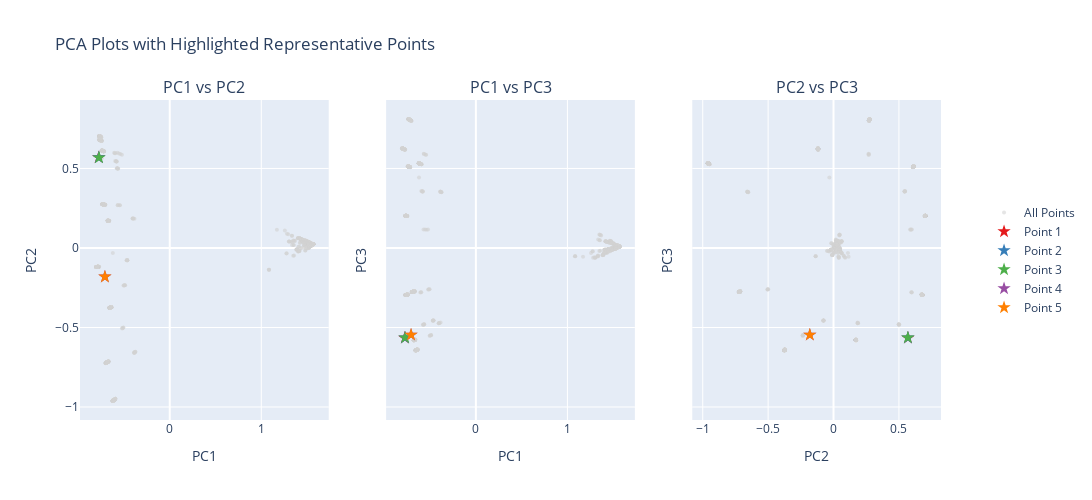
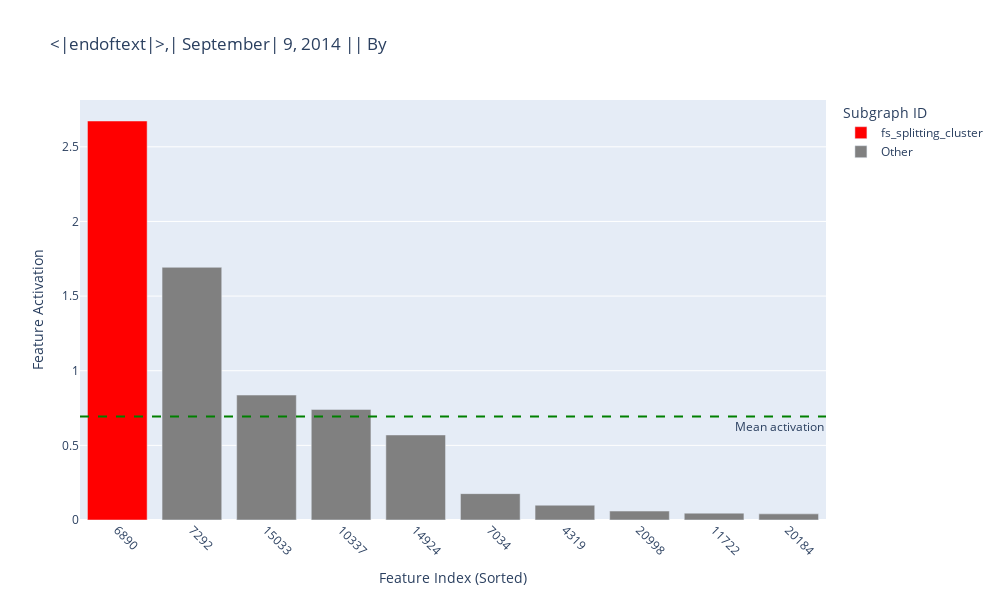
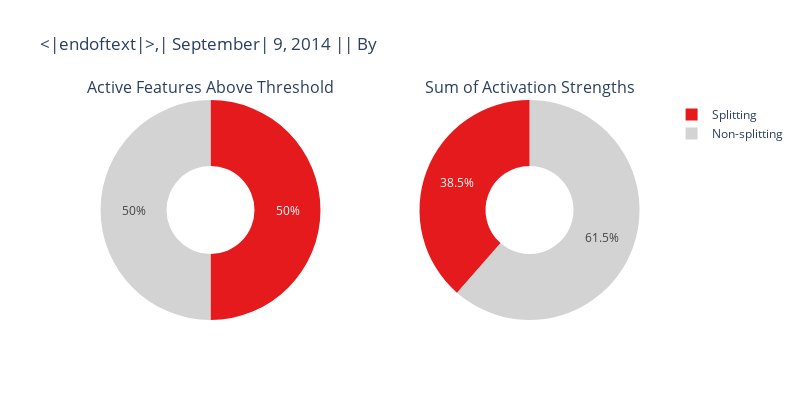
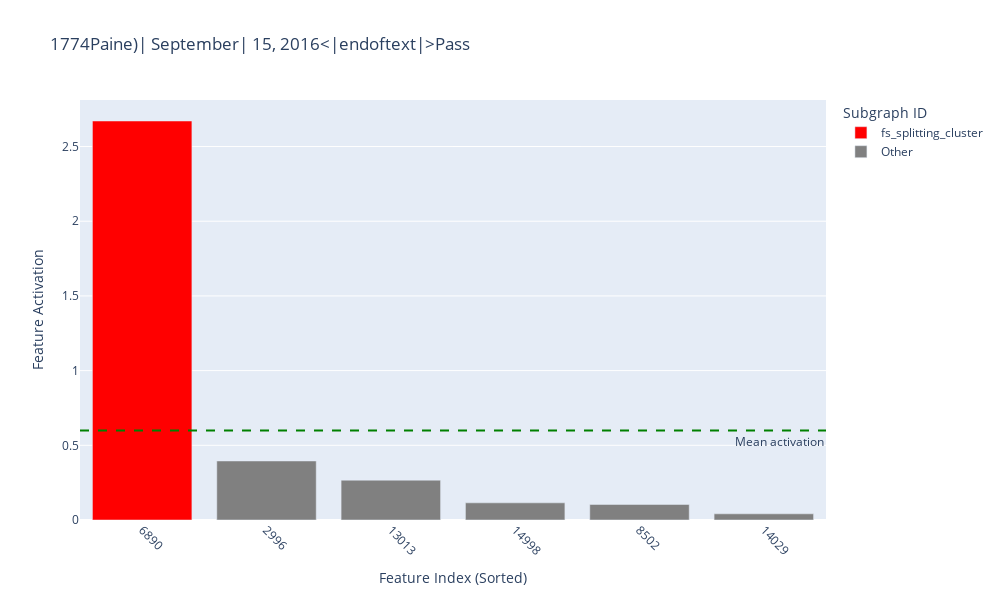

The cell these charts' notebook holds for them, in order:
### Code cell
# Usage example:
# pca_df, _ = perform_pca_on_results(results)
# analyze_representative_points(
#     results=results,
#     fs_splitting_nodes=fs_splitting_nodes,
#     fs_splitting_cluster=fs_splitting_cluster,
#     activation_threshold=activation_threshold,
#     node_df=node_df,
#     results_path=results_path,
#     pca_df=pca_df,
#     save_figs=True,
#     pca_path=pca_path,
# )

### Figure 1 — Plotly figure (JSON) as saved in the notebook; plotly's stock layout.template omitted (floating-point values rounded to 4 significant figures; data arrays with more than 128 entries replaced by an {"elided": "..."} marker saying what was removed)
{"data": [{"marker": {"color": "lightgrey", "opacity": 0.6, "size": 4}, "mode": "markers", "name": "All Points", "showlegend": true, "type": "scatter", "x": {"elided": "1676 float values"}, "xaxis": "x", "y": {"elided": "1676 float values"}, "yaxis": "y"}, {"hoverinfo": "text", "marker": {"color": "rgb(228,26,28)", "size": 10, "symbol": "star"}, "mode": "markers", "name": "Point 1", "showlegend": true, "text": "<|endoftext|>,| September| 9, 2014 || By", "type": "scatter", "x": [-0.7764], "xaxis": "x", "y": [0.5694], "yaxis": "y"}, {"hoverinfo": "text", "marker": {"color": "rgb(55,126,184)", "size": 10, "symbol": "star"}, "mode": "markers", "name": "Point 2", "showlegend": true, "text": "1774Paine)| September| 15, 2016<|endoftext|>Pass", "type": "scatter", "x": [-0.7748], "xaxis": "x", "y": [0.569], "yaxis": "y"}, {"hoverinfo": "text", "marker": {"color": "rgb(77,175,74)", "size": 10, "symbol": "star"}, "mode": "markers", "name": "Point 3", "showlegend": true, "text": " three-team race in| September|, it", "type": "scatter", "x": [-0.7726], "xaxis": "x", "y": [0.5685], "yaxis": "y"}, {"hoverinfo": "text", "marker": {"color": "rgb(152,78,163)", "size": 10, "symbol": "star"}, "mode": "markers", "name": "Point 4", "showlegend": true, "text": "clature. On 16| July| 1917, 12,000", "type": "scatter", "x": [-0.7083], "xaxis": "x", "y": [-0.1811], "yaxis": "y"}, {"hoverinfo": "text", "marker": {"color": "rgb(255,127,0)", "size": 10, "symbol": "star"}, "mode": "markers", "name": "Point 5", "showlegend": true, "text": ".\n\nOn 18| July| 2011, two men,", "type": "scatter", "x": [-0.7083], "xaxis": "x", "y": [-0.1811], "yaxis": "y"}, {"marker": {"color": "lightgrey", "opacity": 0.6, "size": 4}, "mode": "markers", "name": "All Points", "showlegend": false, "type": "scatter", "x": {"elided": "1676 float values"}, "xaxis": "x2", "y": {"elided": "1676 float values"}, "yaxis": "y2"}, {"hoverinfo": "text", "marker": {"color": "rgb(228,26,28)", "size": 10, "symbol": "star"}, "mode": "markers", "name": "Point 1", "showlegend": false, "text": "<|endoftext|>,| September| 9, 2014 || By", "type": "scatter", "x": [-0.7764], "xaxis": "x2", "y": [-0.5647], "yaxis": "y2"}, {"hoverinfo": "text", "marker": {"color": "rgb(55,126,184)", "size": 10, "symbol": "star"}, "mode": "markers", "name": "Point 2", "showlegend": false, "text": "1774Paine)| September| 15, 2016<|endoftext|>Pass", "type": "scatter", "x": [-0.7748], "xaxis": "x2", "y": [-0.5643], "yaxis": "y2"}, {"hoverinfo": "text", "marker": {"color": "rgb(77,175,74)", "size": 10, "symbol": "star"}, "mode": "markers", "name": "Point 3", "showlegend": false, "text": " three-team race in| September|, it", "type": "scatter", "x": [-0.7726], "xaxis": "x2", "y": [-0.5638], "yaxis": "y2"}, {"hoverinfo": "text", "marker": {"color": "rgb(152,78,163)", "size": 10, "symbol": "star"}, "mode": "markers", "name": "Point 4", "showlegend": false, "text": "clature. On 16| July| 1917, 12,000", "type": "scatter", "x": [-0.7083], "xaxis": "x2", "y": [-0.5461], "yaxis": "y2"}, {"hoverinfo": "text", "marker": {"color": "rgb(255,127,0)", "size": 10, "symbol": "star"}, "mode": "markers", "name": "Point 5", "showlegend": false, "text": ".\n\nOn 18| July| 2011, two men,", "type": "scatter", "x": [-0.7083], "xaxis": "x2", "y": [-0.5461], "yaxis": "y2"}, {"marker": {"color": "lightgrey", "opacity": 0.6, "size": 4}, "mode": "markers", "name": "All Points", "showlegend": false, "type": "scatter", "x": {"elided": "1676 float values"}, "xaxis": "x3", "y": {"elided": "1676 float values"}, "yaxis": "y3"}, {"hoverinfo": "text", "marker": {"color": "rgb(228,26,28)", "size": 10, "symbol": "star"}, "mode": "markers", "name": "Point 1", "showlegend": false, "text": "<|endoftext|>,| September| 9, 2014 || By", "type": "scatter", "x": [0.5694], "xaxis": "x3", "y": [-0.5647], "yaxis": "y3"}, {"hoverinfo": "text", "marker": {"color": "rgb(55,126,184)", "size": 10, "symbol": "star"}, "mode": "markers", "name": "Point 2", "showlegend": false, "text": "1774Paine)| September| 15, 2016<|endoftext|>Pass", "type": "scatter", "x": [0.569], "xaxis": "x3", "y": [-0.5643], "yaxis": "y3"}, {"hoverinfo": "text", "marker": {"color": "rgb(77,175,74)", "size": 10, "symbol": "star"}, "mode": "markers", "name": "Point 3", "showlegend": false, "text": " three-team race in| September|, it", "type": "scatter", "x": [0.5685], "xaxis": "x3", "y": [-0.5638], "yaxis": "y3"}, {"hoverinfo": "text", "marker": {"color": "rgb(152,78,163)", "size": 10, "symbol": "star"}, "mode": "markers", "name": "Point 4", "showlegend": false, "text": "clature. On 16| July| 1917, 12,000", "type": "scatter", "x": [-0.1811], "xaxis": "x3", "y": [-0.5461], "yaxis": "y3"}, {"hoverinfo": "text", "marker": {"color": "rgb(255,127,0)", "size": 10, "symbol": "star"}, "mode": "markers", "name": "Point 5", "showlegend": false, "text": ".\n\nOn 18| July| 2011, two men,", "type": "scatter", "x": [-0.1811], "xaxis": "x3", "y": [-0.5461], "yaxis": "y3"}], "layout": {"annotations": [{"font": {"size": 16}, "showarrow": false, "text": "PC1 vs PC2", "x": 0.1444, "xanchor": "center", "xref": "paper", "y": 1, "yanchor": "bottom", "yref": "paper"}, {"font": {"size": 16}, "showarrow": false, "text": "PC1 vs PC3", "x": 0.5, "xanchor": "center", "xref": "paper", "y": 1, "yanchor": "bottom", "yref": "paper"}, {"font": {"size": 16}, "showarrow": false, "text": "PC2 vs PC3", "x": 0.8556, "xanchor": "center", "xref": "paper", "y": 1, "yanchor": "bottom", "yref": "paper"}], "height": 500, "legend": {"x": 1.05, "y": 0.5}, "title": {"text": "PCA Plots with Highlighted Representative Points"}, "width": 1500, "xaxis": {"anchor": "y", "domain": [0, 0.2889], "title": {"text": "PC1"}}, "xaxis2": {"anchor": "y2", "domain": [0.3556, 0.6444], "title": {"text": "PC1"}}, "xaxis3": {"anchor": "y3", "domain": [0.7111, 1], "title": {"text": "PC2"}}, "yaxis": {"anchor": "x", "domain": [0, 1], "title": {"text": "PC2"}}, "yaxis2": {"anchor": "x2", "domain": [0, 1], "matches": "y", "showticklabels": false, "title": {"text": "PC3"}}, "yaxis3": {"anchor": "x3", "domain": [0, 1], "matches": "y", "showticklabels": false, "title": {"text": "PC3"}}}}

### Figure 2 — Plotly figure (JSON) as saved in the notebook; plotly's stock layout.template omitted (floating-point values rounded to 4 significant figures)
{"data": [{"customdata": [["6890", 2644, 12]], "hovertemplate": "Feature Index: %{customdata[0]}<br>Activation: %{y:.4f}<br>Subgraph ID: %{customdata[1]}<br>Subgraph Size: %{customdata[2]}<extra></extra>", "marker": {"color": "red"}, "name": "fs_splitting_cluster", "type": "bar", "x": [0], "y": [2.673]}, {"customdata": [["7292", 146, 74], ["15033", 1397, 17], ["10337", 10111, 1], ["14924", 14516, 1], ["7034", 6925, 1], ["4319", 4267, 1], ["20998", 20258, 1], ["11722", 11451, 1], ["20184", 146, 74]], "hovertemplate": "Feature Index: %{customdata[0]}<br>Activation: %{y:.4f}<br>Subgraph ID: %{customdata[1]}<br>Subgraph Size: %{customdata[2]}<extra></extra>", "marker": {"color": "grey"}, "name": "Other", "type": "bar", "x": [1, 2, 3, 4, 5, 6, 7, 8, 9], "y": [1.693, 0.837, 0.7409, 0.5696, 0.1765, 0.09913, 0.05991, 0.04601, 0.04103]}], "layout": {"annotations": [{"showarrow": false, "text": "Mean activation", "x": 1, "xanchor": "right", "xref": "x domain", "y": 0.6936, "yanchor": "top", "yref": "y"}], "bargap": 0.2, "height": 600, "legend": {"title": {"text": "Subgraph ID"}}, "shapes": [{"line": {"color": "green", "dash": "dash"}, "type": "line", "x0": 0, "x1": 1, "xref": "x domain", "y0": 0.6936, "y1": 0.6936, "yref": "y"}], "showlegend": true, "title": {"text": "<|endoftext|>,| September| 9, 2014 || By"}, "width": 1000, "xaxis": {"tickangle": 45, "tickmode": "array", "ticktext": ["6890", "7292", "15033", "10337", "14924", "7034", "4319", "20998", "11722", "20184"], "tickvals": [0, 1, 2, 3, 4, 5, 6, 7, 8, 9], "title": {"text": "Feature Index (Sorted)"}}, "yaxis": {"title": {"text": "Feature Activation"}}}}

### Figure 3 — Plotly figure (JSON) as saved in the notebook; plotly's stock layout.template omitted (floating-point values rounded to 4 significant figures)
{"data": [{"domain": {"x": [0, 0.45], "y": [0, 1]}, "hole": 0.4, "hoverinfo": "label+percent+value", "labels": ["Splitting", "Non-splitting"], "marker": {"colors": ["rgb(228,26,28)", "lightgrey"]}, "type": "pie", "values": [1, 1]}, {"domain": {"x": [0.55, 1], "y": [0, 1]}, "hole": 0.4, "hoverinfo": "label+percent+value", "labels": ["Splitting", "Non-splitting"], "marker": {"colors": ["rgb(228,26,28)", "lightgrey"]}, "type": "pie", "values": [2.673, 4.263]}], "layout": {"annotations": [{"font": {"size": 16}, "showarrow": false, "text": "Active Features Above Threshold", "x": 0.225, "xanchor": "center", "xref": "paper", "y": 1, "yanchor": "bottom", "yref": "paper"}, {"font": {"size": 16}, "showarrow": false, "text": "Sum of Activation Strengths", "x": 0.775, "xanchor": "center", "xref": "paper", "y": 1, "yanchor": "bottom", "yref": "paper"}], "height": 400, "title": {"text": "<|endoftext|>,| September| 9, 2014 || By"}, "width": 800}}

### Figure 4 — Plotly figure (JSON) as saved in the notebook; plotly's stock layout.template omitted (floating-point values rounded to 4 significant figures)
{"data": [{"customdata": [["6890", 2644, 12]], "hovertemplate": "Feature Index: %{customdata[0]}<br>Activation: %{y:.4f}<br>Subgraph ID: %{customdata[1]}<br>Subgraph Size: %{customdata[2]}<extra></extra>", "marker": {"color": "red"}, "name": "fs_splitting_cluster", "type": "bar", "x": [0], "y": [2.671]}, {"customdata": [["2996", 2974, 1], ["13013", 12695, 1], ["14998", 14588, 1], ["8502", 8350, 1], ["14029", 13663, 1]], "hovertemplate": "Feature Index: %{customdata[0]}<br>Activation: %{y:.4f}<br>Subgraph ID: %{customdata[1]}<br>Subgraph Size: %{customdata[2]}<extra></extra>", "marker": {"color": "grey"}, "name": "Other", "type": "bar", "x": [1, 2, 3, 4, 5], "y": [0.3951, 0.2667, 0.1149, 0.1042, 0.04139]}], "layout": {"annotations": [{"showarrow": false, "text": "Mean activation", "x": 1, "xanchor": "right", "xref": "x domain", "y": 0.5989, "yanchor": "top", "yref": "y"}], "bargap": 0.2, "height": 600, "legend": {"title": {"text": "Subgraph ID"}}, "shapes": [{"line": {"color": "green", "dash": "dash"}, "type": "line", "x0": 0, "x1": 1, "xref": "x domain", "y0": 0.5989, "y1": 0.5989, "yref": "y"}], "showlegend": true, "title": {"text": "1774Paine)| September| 15, 2016<|endoftext|>Pass"}, "width": 1000, "xaxis": {"tickangle": 45, "tickmode": "array", "ticktext": ["6890", "2996", "13013", "14998", "8502", "14029"], "tickvals": [0, 1, 2, 3, 4, 5], "title": {"text": "Feature Index (Sorted)"}}, "yaxis": {"title": {"text": "Feature Activation"}}}}
